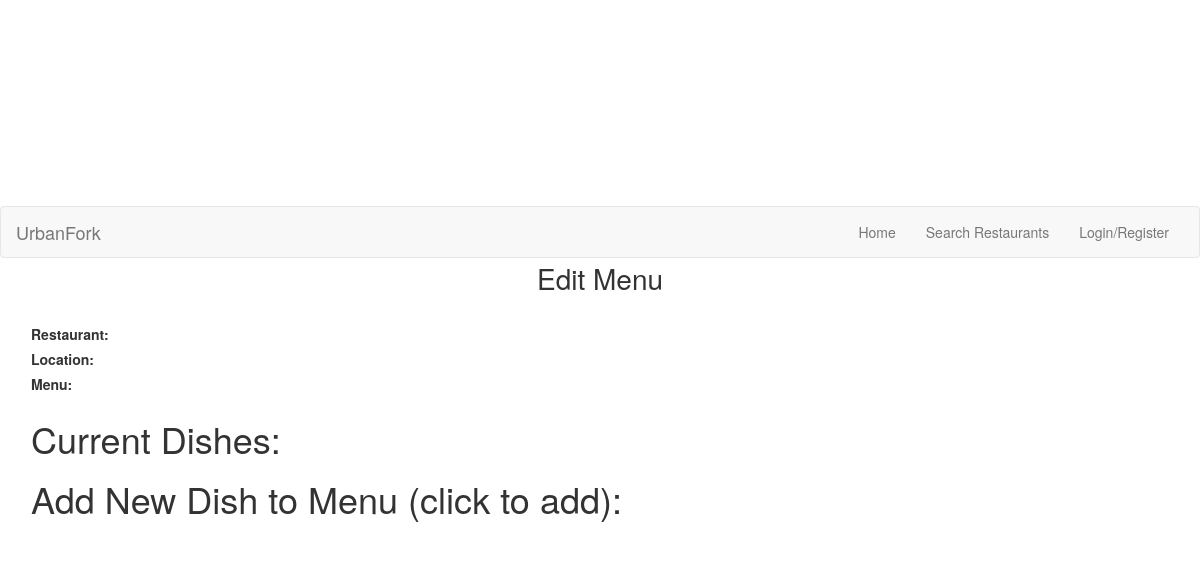
Page /edit_menu.php on the earlier database version.
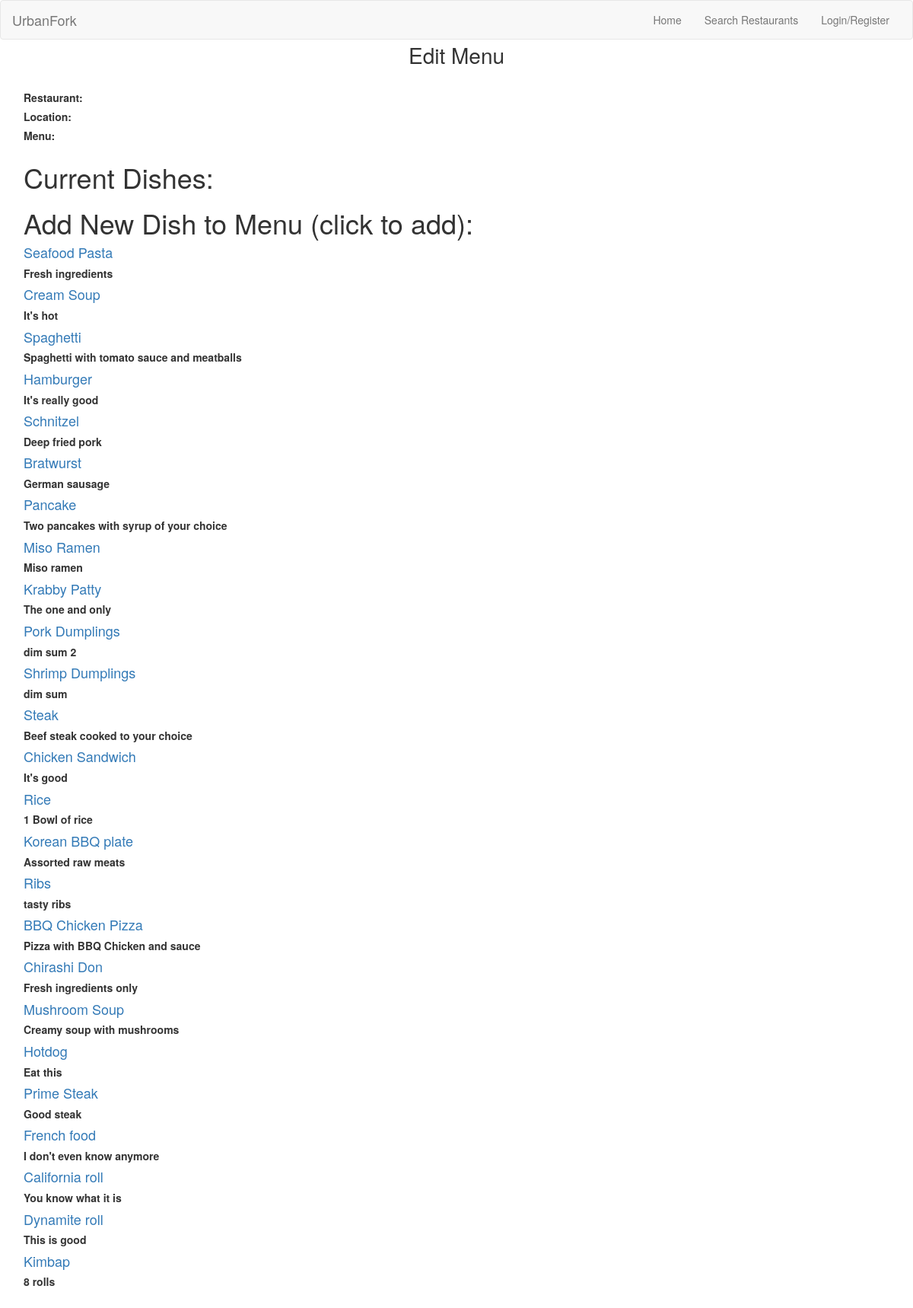
Same page on the later database version.
### tables this page shows
CREATE TABLE `dishes` (
  `dishid` int(11) NOT NULL,
  `dname` varchar(50) NOT NULL,
  `description` varchar(100) NOT NULL,
  `price` float NOT NULL
);

### edit_menu.php (the view, shortened to what this page needs)
<!DOCTYPE html>
<?php include("header.php");?>
<html lang="en">
<head>
  <link href="css/bootstrap.css" rel="stylesheet">
  <link href="css/style.css" rel="stylesheet">
  <link href="css/register.css" rel="stylesheet">
  <link href="css/edit_restaurant_menu.css" rel="stylesheet">
</head>
<body>
  <?php
    $rname = $_GET['rname'];
    $location = $_GET['location'];
    $type = $_GET['type'];
  ?>
  <p class="text-center login-title">Edit Menu</p>
      <div class="container">
        <?php echo "<label><b>Restaurant: $rname</b></label>"; ?>
        <br>
        <?php echo "<label><b>Location: $location</b></label>"; ?>
        <br>
        <?php echo "<label><b>Menu: $type</b></label>"; ?>
        <br>
        <h1>Current Dishes:</h1>
        <?php
        $hrefRname = str_replace(' ', '%20', $rname);
        $hrefLoc = str_replace(' ', '%20', $location);
        $hrefType = str_replace(' ', '%20', $type);
        echo "<h1>Add New Dish to Menu (click to add):</h1>";
        $sql="SELECT * FROM dishes WHERE dishid NOT IN (SELECT dishid FROM contains WHERE rname = '" . $rname . "' AND location = '" . $location . "' AND type = '" . $type . "'" . ")";
        $result = mysqli_query($con, $sql) or die(mysqli_error($con));
        while($row = mysqli_fetch_array($result)){
          $dishid = $row['dishid'];
          $dname = $row['dname'];
          $description = $row['description'];
          $edit_menu_address = "edit_menu_process.php?rname=".$hrefRname."&location=".$hrefLoc."&type=".$hrefType."&dishid=".$dishid;
          echo "<h4><a class=\"text-center\" onclick=\"myFunction()\" href=$edit_menu_address>$dname</a></h4>";
          echo "<h5><b>$description</b></h5>";
        }
        ?>
        </div>
</body>
</html>

### header.php (shortened to what this page needs)
<nav class="navbar navbar-default">
  <div class="container-fluid">
    <div class="navbar-header">
      <a class="navbar-brand" href="index.php">UrbanFork</a>
    </div>
    <div class="collapse navbar-collapse" id="bs-example-navbar-collapse-1">
    <ul class="nav navbar-nav navbar-right">
      <li id="home"><a href="index.php">Home</a></li>
      <li id="search"><a href="search.php">Search Restaurants</a></li>
      <?php
        if (isset($_SESSION['username']) || isset($_SESSION['admin_userid'])) {
          if (isset($_SESSION['admin_userid'])) {
            echo '<li id="admin_manage"><a href="admin_manage.php">Manage</a></li>';
            echo '<li id="add_restaurant"><a href="add_restaurant.php">Add Restaurant</a></li>';
          } else {
            echo '<li id="Favourites"><a href="Favourites.php">Favourites</a></li>';
          }
          echo '<li><a href="logout.php">Logout</a></li>';
        } else {
          echo '<li id="login" ><a href="login.php">Login/Register</a></li>';
        }
      ?>
    </ul>
    </div>
  </div>
</nav>

### css/style.css (style rules this page uses)
body { min-height: 75rem; }
.navbar { margin-bottom: 0; }

### css/register.css (style rules this page uses)
.container { padding: 16px; }
body { align-content: center; }
.login-title { font-size: 200%; }

### css/edit_restaurant_menu.css (style rules this page uses)
* { .border-radius(0) !important; }

Differences in the rows shown:
added dishes: dname "Seafood Pasta", description "Fresh ingredients"
added dishes: dname "Cream Soup", description "It's hot"
added dishes: dname "Spaghetti", description "Spaghetti with tomato sauce and meatballs"
added dishes: dname "Hamburger", description "It's really good"
added dishes: dname "Schnitzel", description "Deep fried pork"
added dishes: dname "Bratwurst", description "German sausage"
added dishes: dname "Pancake", description "Two pancakes with syrup of your choice"
added dishes: dname "Miso Ramen", description "Miso ramen"
added dishes: dname "Krabby Patty", description "The one and only"
added dishes: dname "Pork Dumplings", description "dim sum 2"
added dishes: dname "Shrimp Dumplings", description "dim sum"
added dishes: dname "Steak", description "Beef steak cooked to your choice"
added dishes: dname "Chicken Sandwich", description "It's good"
added dishes: dname "Rice", description "1 Bowl of rice"
added dishes: dname "Korean BBQ plate", description "Assorted raw meats"
added dishes: dname "Ribs", description "tasty ribs"
added dishes: dname "BBQ Chicken Pizza", description "Pizza with BBQ Chicken and sauce"
added dishes: dname "Chirashi Don", description "Fresh ingredients only"
added dishes: dname "Mushroom Soup", description "Creamy soup with mushrooms"
added dishes: dname "Hotdog", description "Eat this"
added dishes: dname "Prime Steak", description "Good steak"
added dishes: dname "French food", description "I don't even know anymore"
added dishes: dname "California roll", description "You know what it is"
added dishes: dname "Dynamite roll", description "This is good"
added dishes: dname "Kimbap", description "8 rolls"
